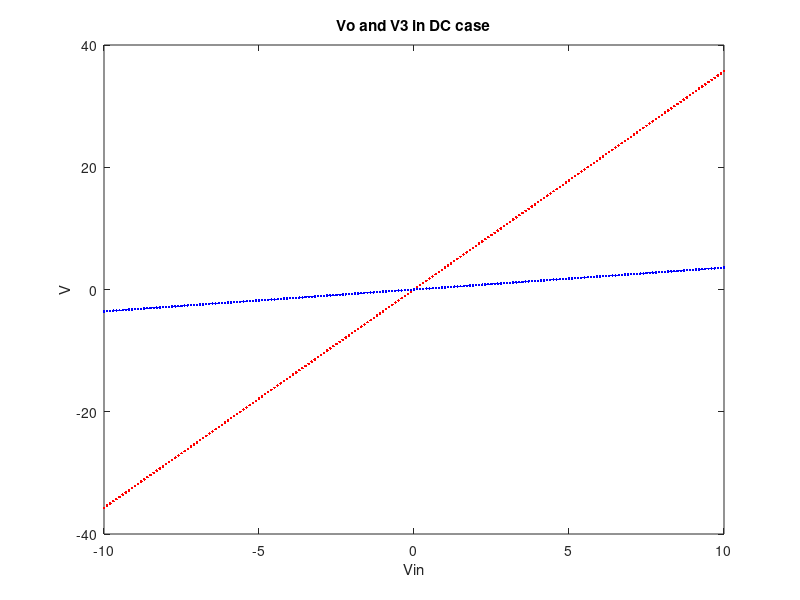
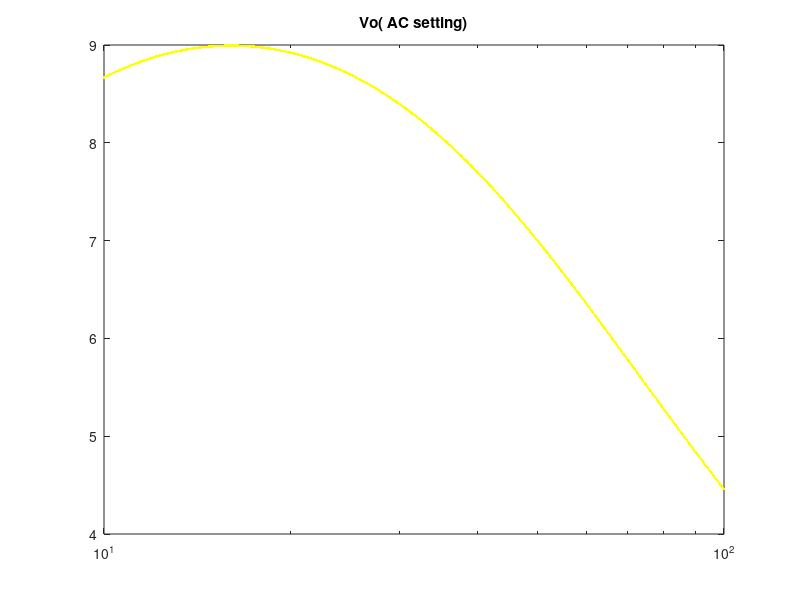
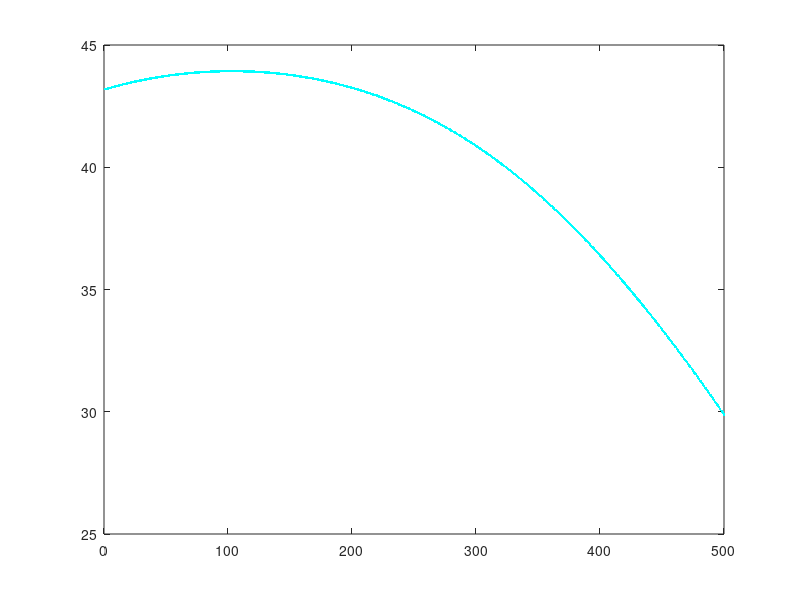
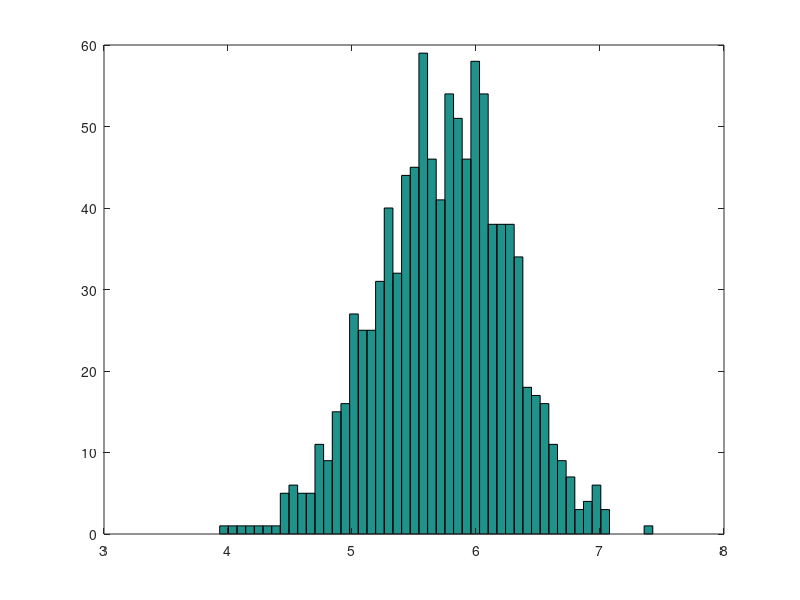

These figures' MATLAB source, in order:

close all
clear 

R1 = 1;
G1 = 1/R1;
c = 0.25;
R2 = 2;
G2 = 1/R2;
L = 0.2;
R3 = 10;
G3 = 1/R3;
a = 100;
R4 = 0.1;
G4 = 1/R4;
Ro = 1000;
Go = 1/Ro;

C = [0 0 0 0 0 0 0
    -c c 0 0 0 0 0
    0 0 -L 0 0 0 0
    0 0 0 0 0 0 0
    0 0 0 0 0 0 0
    0 0 0 0 0 0 0
    0 0 0 0 0 0 0];

G = [1 0 0 0 0 0 0
    -G2 G1+G2 -1 0 0 0 0
    0 1 0 -1 0 0 0
    0 0 -1 G3 0 0 0
    0 0 0 0 -a 1 0
    0 0 0 G3 -1 0 0
    0 0 0 0 0 -G4 G4+Go];

Vdc = zeros(7,1);      
Vac = zeros(7,1);      
F = zeros(7,1);

f1 = figure;
f2 = figure;
f3 = figure;
f4 = figure;


for v = -10:0.1: 10
    F(1,1) = v;
    Vdc = G\F;                          
    
    set(0, 'CurrentFigure', f1)
    plot(v, Vdc(7,1), 'r.')
    hold on
    
    plot(v, Vdc(4,1), 'b.')
    hold on
    title('Vo and V3 in DC case')
    xlabel('Vin')
    ylabel('V')
    
end
w = logspace(1,2,500);                
F(1) = 1;
for o = 1:length(w)
    
    Vac = (G+C*1j*w(o))\F;              
    set(0, 'CurrentFigure', f2)
    semilogx(w(o), abs(Vac(7,1)), 'y.')
    hold on
    title('Vo( AC setting)')
    
    dB = 20*log(abs(Vac(7,1))/F(1));   
    set(0, 'CurrentFigure', f3)
    plot(o, dB, 'c.')
    hold on
end
cs =  0.25 + 0.05.*randn(1,1000);
VOg = zeros(1000,1);
for m = 1:length(VOg)
    c = cs(m);
    C(2,1) = -c;
    C(2,2) = c;
    Vac = (G+C*1j*pi)\F;                
    VOg(m,1) = abs(Vac(7,1))/F(1);    
end
set(0, 'CurrentFigure', f4)
hist(VOg,50);